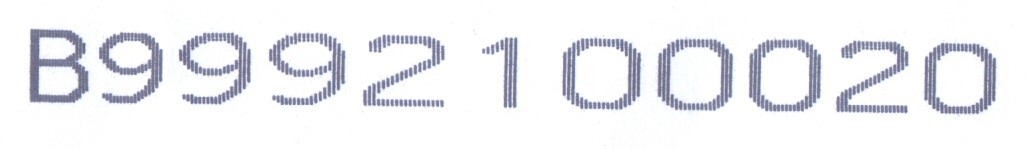
#> input picture test.jpg, 1027 x 149 px
$ python -i sampleme.py   (imports and definitions only)   (older library calls are emulated)
#> lines starting #> are read from the running program, lines starting #| are printed output that depends on the picture; after the words box and inside, x2 and y2 are one past the last pixel; in counts of white or black regions, pixels touching at a corner belong together
#> in extract_characters, image is the input picture: shape (149, 1027, 3); mean B, G, R 241.8, 238.2, 237.6


# [35 lines of commented-out code are left out]

import cv2
import numpy  as np
import pytesseract as pytesseract

from labeled_entries import labelled_entry
from pytesseract import Output

from PIL import Image

from labels import label_parser

import os


#tesseract_location = r'd:\tesseract-ocr\tesseract.exe'
# tesseract_location ='C:\ProgramData\anaconda3\Lib\site-packages\tesseract'
# tesseract_location ='C:\Program Files (x86)\Tesseract-OCR\tesseract.exe'
#c:\users\sbante\anaconda3\lib\site-packages
# C:\Users\sbante\Downloads\tesseract-ocr-setup-3.02.02 (1)
dump_test_messages = 2

padding = 5

class Rect:
    # [5 lines left out: function __init__, not called in this run]

    def bottom(self):
        return self.y + self.h

    def right(self):
        return self.x + self.w

    def area(self):
        return self.w * self.h

    # [25 lines left out: functions union, intersection, intersects, not called in this run]


    def ratio(self, b):
        return self.intersection(b).area() / self.union(b).area()

    def print_rect(self):
        print(self.x, self.y, self.w, self.h)


class label_parser:

    # [16 lines left out: function add_border_to_image, not called in this run]

    def xor_pixel(self, image, value, x, y):
        if not (image[x][y]):
            image[x][y] = value
            #image[x][y] = 100

    # [92 lines left out: functions xor_area, draw_box_area, run_test_code, consolidate_text_areas, predict_likely_char, not called in this run]

    def deskew(self,image):

        gray = cv2.cvtColor(image, cv2.COLOR_BGR2GRAY)
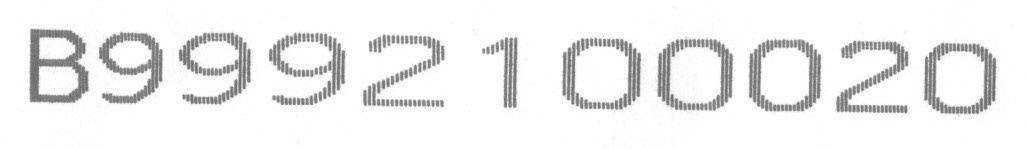
#> gray: shape (149, 1027); min 101, max 255, mean 238.5

        _, binary = cv2.threshold(gray, 0, 255, cv2.THRESH_BINARY_INV + cv2.THRESH_OTSU)
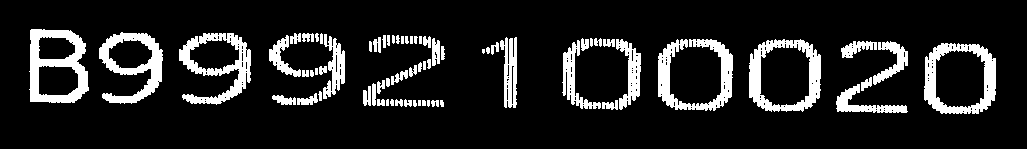
#> binary: shape (149, 1027); 13.2% white; 68 white regions (3 under 20 px), largest, box (x1, y1, x2, y2) and area: (29, 29, 89, 103) 2175, (658, 39, 733, 111) 2048, (749, 39, 821, 112) 2031


        # kernel = cv2.getStructuringElement(cv2.MORPH_RECT, (3, 3))
        # dilated = cv2.dilate(binary, kernel, iterations=5)
        # eroded = cv2.erode(dilated, kernel, iterations=5)

        # lines using Hough Line Transform
        lines = cv2.HoughLinesP(binary, rho=1, theta=np.pi/180, threshold=100, minLineLength=100, maxLineGap=10)
#> lines = None


        angles = []
        for line in lines:
            x1, y1, x2, y2 = line[0]
            angle = np.arctan2(y2 - y1, x2 - x1) * 180 / np.pi
            angles.append(angle)
#> this loop made 0 passes
#> after the loop, angles = []
        avg_angle = np.mean(angles)
        if (avg_angle>0):
            avg_angle=-(180-avg_angle)
        # Rotate the image to correct the skew
        rows, cols = image.shape[:2]
        rotation_matrix = cv2.getRotationMatrix2D((cols / 2, rows / 2), (avg_angle), 1)
        rotated_image = cv2.warpAffine(image, rotation_matrix, (cols, rows), flags=cv2.INTER_CUBIC)

        return avg_angle, rotated_image


    # [92 lines left out: function create_labelled_dictionary_from_image_using_connected_model, not called in this run]


# [128 lines of commented-out code are left out]


    def extract_characters(self,image_path):
        # image_path=r'C:\Users\sbante_adm\Updated_scripts\input\Printing.png'
        # image = cv2.imread(image_path)

        output_folder=r"./demo"
        returned_labels = []
        image= cv2.imread(image_path)
        # image = label_parser.add_border_to_image(img)
        skew_angle, rotated_image =self.deskew(image)
        gray = cv2.cvtColor(rotated_image, cv2.COLOR_BGR2GRAY)


        blurred = cv2.GaussianBlur(gray, (3, 3), 0)
        #thresh = cv2.adaptiveThreshold(blurred, 255, cv2.ADAPTIVE_THRESH_GAUSSIAN_C, cv2.THRESH_BINARY,11,2)
        cv2.imwrite("./demo/blurred_image"+".png",  blurred)
        # cv2.imwrite("./output/test-blurred.png", blurred)

        otsu_threshold, image_result = cv2.threshold(blurred, 0, 255, cv2.THRESH_BINARY + cv2.THRESH_OTSU)
        thresh =  image_result
        # gray = cv2.cvtColor(thresh, cv2.COLOR_BGR2RGB)

        _, binary_image = cv2.threshold(thresh, 0, 255, cv2.THRESH_BINARY_INV | cv2.THRESH_OTSU)
        #needs to be inverted bcz findcontour get perfect contours in binary image
        cv2.imwrite("./demo/bianry_image"+".png", binary_image)

        # cv2.imshow('img',binary_image)
        contours, _ = cv2.findContours(binary_image, cv2.RETR_EXTERNAL, cv2.CHAIN_APPROX_SIMPLE)
        print("contourslen",len(contours))
        character_count = 0
        _, binary_image = cv2.threshold(binary_image, 0, 255, cv2.THRESH_BINARY_INV )
        image_paths=[]

        for contour in contours:
            # print("contour",contour)
            x, y, w, h = cv2.boundingRect(contour)

            # cv2.rectangle(binary_image, (x-2, y-2), (x + w+1, y + h+1), (0 ,0, 0), 1)

            character= binary_image[y-2:y + h+2, x-2:x + w+2]
            # print(character)
            # custom_oem_psm_config = r'--oem 3 --psm 6'
            # cv2.imwrite("./demo/Character_image"+str(character_count)+".png", character)
            character=np.array(character)

# Load the image using OpenCV
# image = cv2.imread(r'C:\Users\sbante_adm\Updated_scripts\input\skew5.png')

# Convert the NumPy array to a PIL image
            pil_image = Image.fromarray(character)

# Save the PIL image
            pil_image.save('./demo/Character_image' + str(character_count) + '.png')

            # [5 lines of commented-out code are left out]
            image_paths.append("./demo/Character_image"+str(character_count)+".png")


            # [26 lines of commented-out code are left out]

            character_count += 1


    # List of character image paths
        # character_paths = ['char1.png', 'char2.png', 'char3.png']

        # Apply OCR using Pytesseract to extract text for each character image
        # for i, image_path in enumerate(image_paths):
        #     # Load the character image
        #     character_image = cv2.imread(image_path)

        #     # Convert the image to grayscale
        #     gray_image = cv2.cvtColor(character_image, cv2.COLOR_BGR2GRAY)

        #     # Apply thresholding to create a binary image
        #     _, binary_image = cv2.threshold(gray_image, 127, 255, cv2.THRESH_BINARY_INV)

        #     # Apply OCR using Pytesseract to extract text
        #     character_text = pytesseract.image_to_string(binary_image,config= '--oem 3  -l eng --psm 10 outputbase digits')
        #     # print(f"Character {i+1}: {character_text}")


        # Open all the images
        images = [Image.open(path) for path in image_paths]

        # Calculate the maximum width and height among all images
        max_width = max(image.width for image in images)
        max_height = max(image.height for image in images)

        # Create a new blank image with the size to accommodate all images
        merged_image = Image.new('RGB', size = ((max_width * len(images)+50,max_height+50)),color = (255, 255, 255))

        # Paste each image onto the merged image
        x_offset = 0
        for image in images:
            merged_image.paste(image, (x_offset+20, 20))
            x_offset += image.width

        # Save the merged image as a PNG file
        merged_image .save('./demo/merged_image.png')
        # [6 lines of commented-out code are left out]
        merged_image=np.array(merged_image)
        # height,width = merged_image.shape[:2]
        im = Image.open('./demo/merged_image.png')

    #image size
        # width = im.size[0]
        height = im.size[1]
        # config = '--psm 6'  # Specify page segmentation mode
# boxes = pytesseract.image_to_boxes(image, config=config)

        text=pytesseract.image_to_boxes( merged_image,config=r'--tessdata-dir "C:\Users\sbante_adm\Updated_scripts\Tesseract-OCR\tessdata"').split("\n")
        print("text is\n",text)
        for i in text:
            print("i in text",i)
            if i:
                (left, upper, right, lower) = list(map(int, i.split(" ")[1:-1]))

                upper = height - upper
                lower = height - lower
                extracted_image = merged_image[lower:upper, left:right]
        #         # extracted_image = self.add_border_to_image(extracted_image)

        #         if dump_test_messages == 1:
        #             print("Shapes", img.shape, thresh.shape, extracted_image.shape, extracted_image.size)
        #             print("Label:" , str(i[0]), left, upper, right, lower)

                if np.sum(extracted_image == 0):
                    aspect_ratio = extracted_image.shape[0]/extracted_image.shape[1]
                    new_entry=labelled_entry(str(i[0]), extracted_image, "", aspect_ratio)
                    returned_labels.append(new_entry)

                    # label_parser.xor_area(merged_image, 255, left, upper, right, lower)
                    # label_parser.draw_box_area(merged_image, 100, left, upper, right, lower)

        #             #index = index + 1
        # cv2.imwrite("./output/extracted_data.png", extracted_data)
        # cv2.imwrite("./output/test_boxes.png", thresh_copy)

        # # img=cv2.imread(merged_image, cv2.IMREAD_COLOR)
        # img=cv2.cvtColor( merged_image, cv2.COLOR_BGR2GRAY)

        # # img = self.add_border_to_image(img)
        # # height,width = img.shape

        # # cv2.imwrite("./output/test-original.png", img)
        # blurred = cv2.GaussianBlur(img, (3, 3), 0)
        # #thresh = cv2.adaptiveThreshold(blurred, 255, cv2.ADAPTIVE_THRESH_GAUSSIAN_C, cv2.THRESH_BINARY,11,2)

        # otsu_threshold, image_result = cv2.threshold(img, 0, 255, cv2.THRESH_BINARY + cv2.THRESH_OTSU,)
        # thresh =  image_result

        # # cv2.imwrite("./output/test0.png", image_result)

        # #text = pytesseract.image_to_boxes(thresh).split("\n")
        # text = pytesseract.image_to_boxes(img, config= '--psm 10').split("\n")

        # print("text = " , text, len(text))


        image_with_rectangles_path = os.path.join(output_folder, 'image_with_rectangles.png')
        # [4 lines of commented-out code are left out]
        cv2.imwrite("./demo/image_with_rectangles.png",binary_image)
        # [5 lines of commented-out code are left out]
        return returned_labels, len(returned_labels)


    # [5 lines of commented-out code are left out]

#> (the run stopped early here; a loop or call above may not have finished)

$ run again, on print_lower_case.png
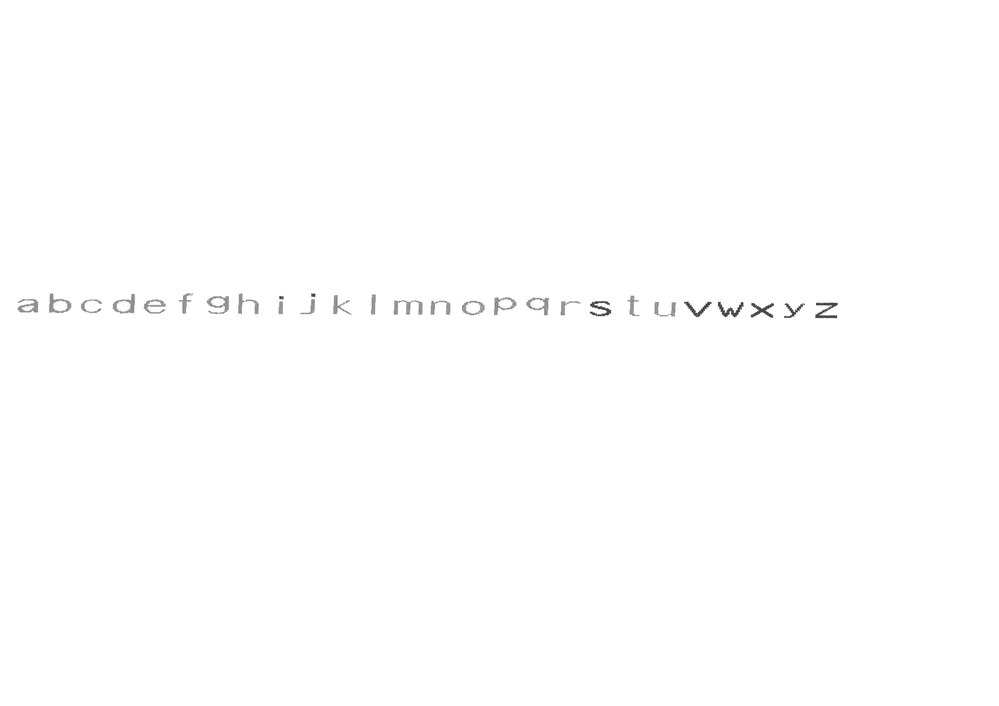
#> input picture print_lower_case.png, 999 x 706 px, shrunk from 3508 x 2480 before the run
#> in extract_characters, image is the input picture: shape (706, 999, 3); min 40, max 255, mean 254.4
#> in deskew, `_, binary = cv2.threshold(gray, 0, 255, cv2.THRESH_BINARY_INV + cv2.TH..`:
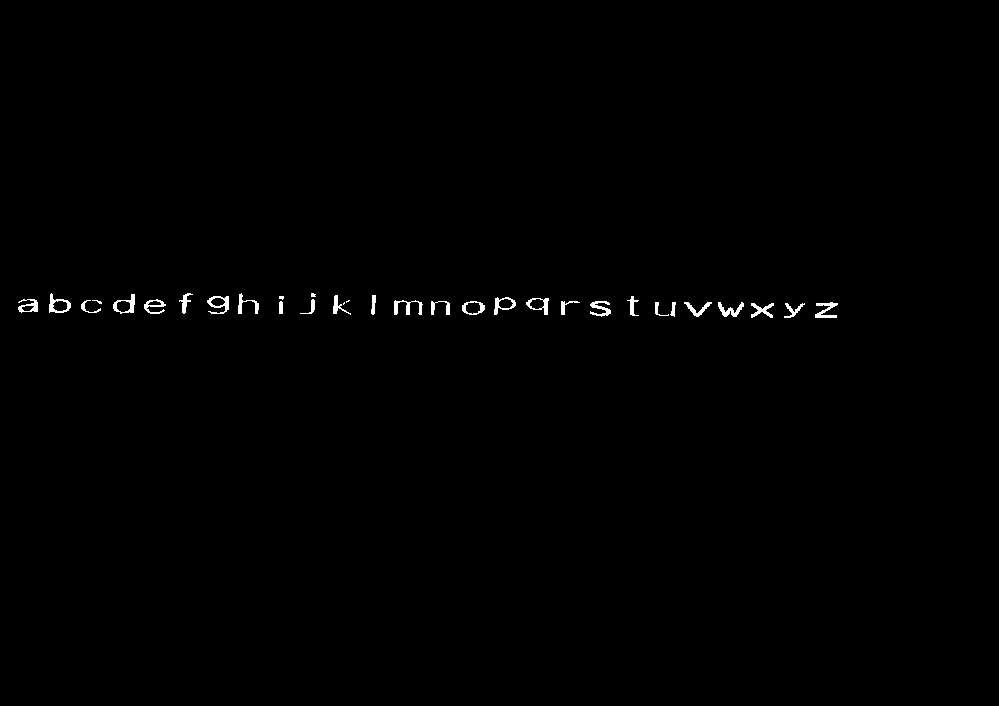
#> binary: shape (706, 999); 0.48% white; 32 white regions (5 under 20 px), largest, box (x1, y1, x2, y2) and area: (815, 302, 838, 318) 181, (207, 296, 229, 314) 178, (394, 300, 423, 315) 171
#> lines = None
#> after the loop in deskew, `for line in lines:`: angles = []
